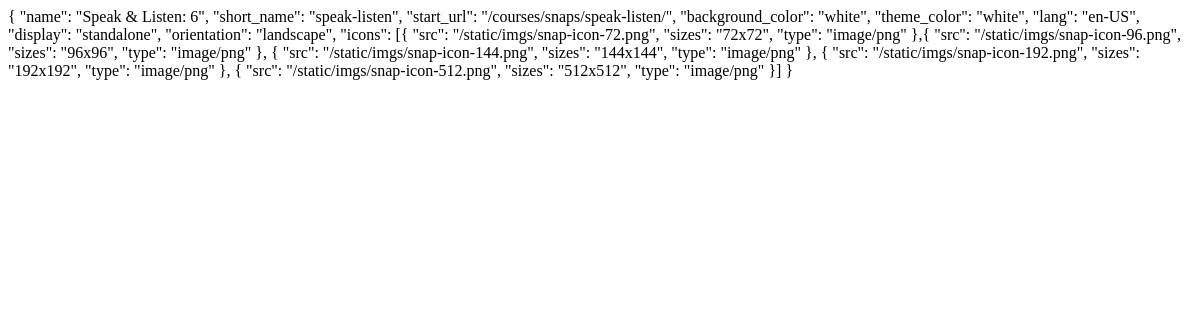
The app's page /courses/snaps/speak-listen/manifest.json, older data.
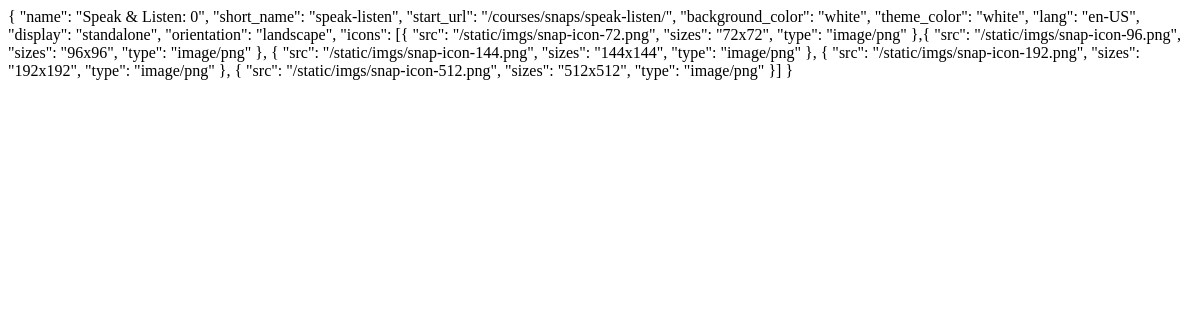
The same page, newer data.
### courses/models.py (models this page shows, shortened)
class Snap(models.Model):
    title = models.CharField(max_length=200)
    subtile = models.CharField(max_length=200)
    description = models.CharField(max_length=500)
    page = models.ManyToManyField(Lession, blank=True)
    slug = models.SlugField(unique=True, blank=True)
    my_order = models.PositiveIntegerField(default=0, blank=False, null=False)
    file = models.FileField(upload_to='snap/%Y/%m/%d/', null=True, verbose_name="")
    http_only = models.BooleanField(default=False, blank=False, null=False)
    class Meta:
        ordering = ['my_order']
    def __str__(self):
        return self.title + ": " + str(self.my_order)

### courses/views/snap_views.py (the view)
class SnapManifestView(SnapDetailView):
    template_name = "courses/snap_manifest.json"

### courses/views/snap_views.py (called while the page is built)
    def dispatch(self, *args, **kwargs):
        return super(SnapDetailView, self).dispatch(*args, **kwargs)

    def get(self, request, *args, **kwargs):
        return super(SnapDetailView, self).get(request, *args, **kwargs)

    def get_object(self, queryset=None):
        return super(SnapDetailView, self).get_object(queryset)

    def get_queryset(self):
        return super(SnapDetailView, self).get_queryset()

    def get_slug_field(self):
        return super(SnapDetailView, self).get_slug_field()

    def get_context_data(self, **kwargs):
        ret = super(SnapDetailView, self).get_context_data(**kwargs)
        return ret

    def get_context_object_name(self, obj):
        return super(SnapDetailView, self).get_context_object_name(obj)

    def render_to_response(self, context, **response_kwargs):
        return super(SnapDetailView, self).render_to_response(context, **response_kwargs)

    def get_template_names(self):
        return super(SnapDetailView, self).get_template_names()

### courses/templates/courses/snap_manifest.json (shortened to what this page needs)
  "name": "{{ snap }}",
  "short_name": "{{ snap.slug }}",
  "start_url": "{% url "courses:snap_detail" snap.slug %}",
  "background_color": "white",
  "theme_color": "white",
  "lang": "en-US",
  "display": "standalone",
  "orientation": "landscape",
  "icons": [{
      "src": "/static/imgs/snap-icon-72.png",
      "sizes": "72x72",
      "type": "image/png"
    },{
      "src": "/static/imgs/snap-icon-96.png",
      "sizes": "96x96",
      "type": "image/png"
    }, {
      "src": "/static/imgs/snap-icon-144.png",
      "sizes": "144x144",
      "type": "image/png"
    }, {
      "src": "/static/imgs/snap-icon-192.png",
      "sizes": "192x192",
      "type": "image/png"
    }, {
      "src": "/static/imgs/snap-icon-512.png",
      "sizes": "512x512",
      "type": "image/png"
    }]
}

Row changes from the older to the newer data that the page shows:
changed Snap "speak-listen": title+my_order "Speak & Listen: 6" → "Speak & Listen: 0"
